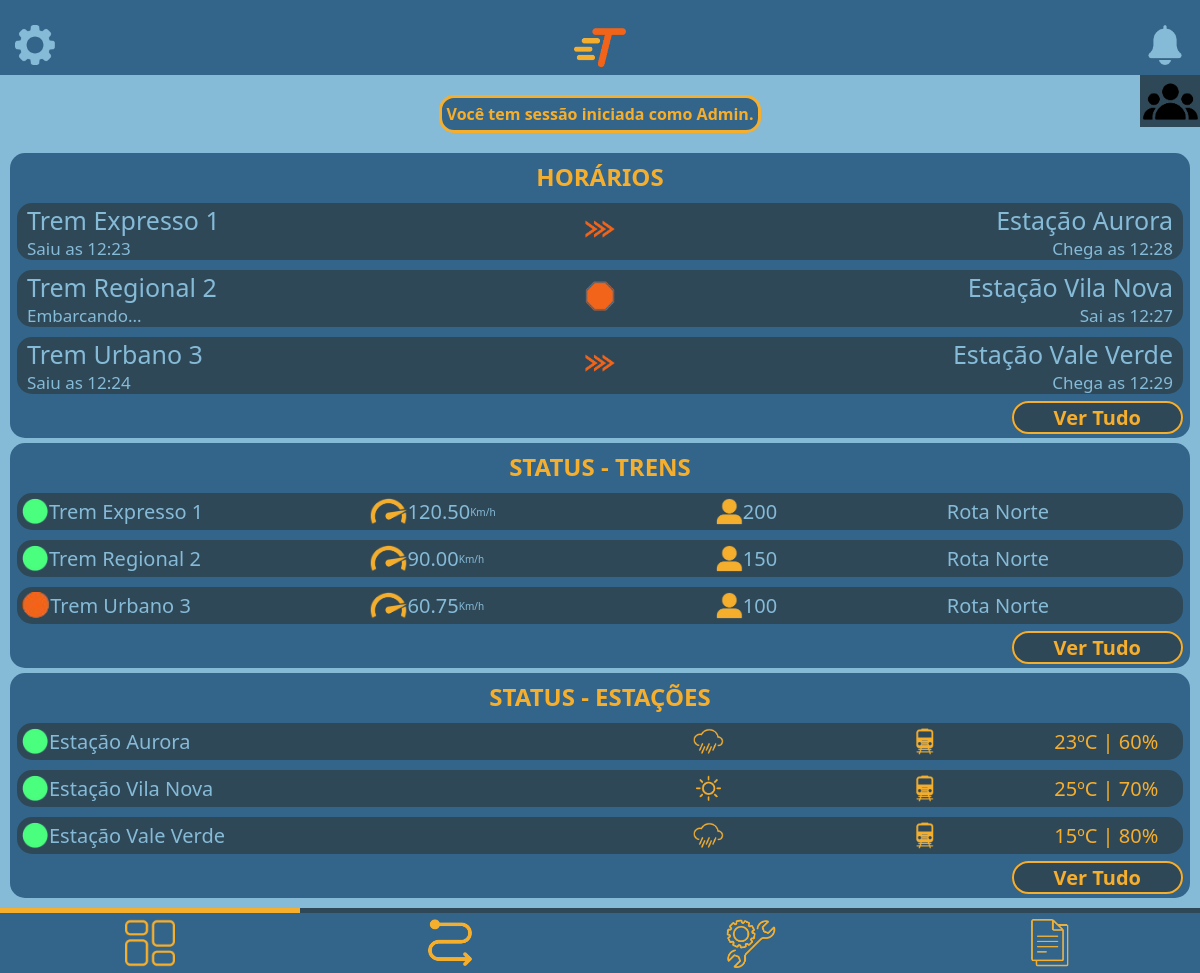
The page /sistema/private/user/dashboard/dashboard.php (signed in) on the database its author committed.
### tables this page shows
CREATE TABLE usuarios(
	id INT AUTO_INCREMENT NOT NULL PRIMARY KEY,
    cargo ENUM('Administrador', 'Mecânico', 'Faxineiro', 'Supervisor', 'Operário', 'Piloto') NOT NULL,
    salario DECIMAL(10, 2) NOT NULL,
    genero ENUM('Feminino', 'Masculino', 'Prefiro não dizer', 'Outro') NOT NULL,
    dataNascimento DATE NOT NULL,
    senha VARCHAR(255) NOT NULL,
    email VARCHAR(255) NOT NULL,
    nome VARCHAR(120) NOT NULL,
    cpf VARCHAR(11) UNIQUE NOT NULL,
    tipo ENUM('admin', 'funcionario') NOT NULL,
    temTFA boolean,
    cep VARCHAR(8) NOT NULL,
    rua VARCHAR(255),
    cidade VARCHAR(255),
    estado VARCHAR(255),
    numero INT,
    imagemPerfil VARCHAR(120) NULL
);

CREATE TABLE estacoes(
	id INT AUTO_INCREMENT NOT NULL PRIMARY KEY,
    nomeEstacao ENUM('Estação Aurora', 'Estação Vila Nova', 'Estação Vale Verde', 'Estação São Pedro') NOT NULL,
    temperatura DECIMAL NOT NULL,
    umidade DECIMAL NOT NULL,
    estaChovendo BOOLEAN NOT NULL
);

### sistema/private/user/dashboard/dashboard.php (the view, shortened to what this page needs)
<?php
include '../../conexao/conexao.php';
$id = $_SESSION['user_id'];
$sqlUsers = "SELECT nome FROM usuarios WHERE id=$id LIMIT 3";
$resultUsers = $conn->query($sqlUsers);
$user = $resultUsers->fetch_assoc();
$sqlTrens = 'SELECT trens.nome AS nomeTrem, rotas.nome AS nomeRota, ativo, quantidadePassageiros, velocidade, idRota, horaSaida, parado, idEstacao FROM trens INNER JOIN rotas ON rotas.id = idRota LIMIT 3';
$resultTrens = $conn->query($sqlTrens);
$resultTrens2 = $conn->query($sqlTrens);
$sqlEstacoes = 'SELECT id, nomeEstacao, temperatura, estaChovendo, umidade FROM estacoes LIMIT 3';
$resultEstacoes = $conn->query($sqlEstacoes);
?>
<!DOCTYPE html>
<html lang="pt-BR">
<head>
    <link rel="stylesheet" href="../../../style/style.css">
</head>
<body>
    <header class="headerPrincipal">
    <a href="../../../private/<?php if($_SESSION['tipo'] == 'admin'){echo 'admin/config/configAdmin.php';} else {echo 'user/config/configFuncionario.php';}?>"><img src="../../../assets/icons/header/engrenagemIcone.png" alt="Configurações"></a>
    <img src="../../../assets/logos/logoPequena.png" alt="Logo">
    <a href="../alertas.php"><img src="../../../assets/icons/header/sinoIcone.png" alt="Notificações"></a>
</header>
    <a href="usuarios.php"><div class='quadradoUsuarios'>
        <img id="iconeUsuarios" src="../../../assets/icons/dashboard/botaoVisualizarUsuarios.png" alt="Botão para visualizar usuários">
    </div>
    </a>
     <h4 class="flexCentro" style="background-color: #33658a; width:fit-content; text-align:center; margin:20px auto; padding: 5px; border: solid 3px #f6ae2d; border-radius: 15px; color:#f6ae2d; max-width: 60%;">Você tem sessão iniciada como <?=$user['nome']?>.</h4>
     <section class="secaoInfo">
        <h2>HORÁRIOS</h2>
        <?php
            while ($row = $resultTrens2->fetch_assoc()) {
                $idEstacao = $row['idEstacao'];
                $queryEstacao = "SELECT nomeEstacao FROM estacoes WHERE id = $idEstacao";
                $est = ($conn->query($queryEstacao))->fetch_assoc();
                $horaSaida = substr($row['horaSaida'], 0, -3);
                $timestamp = strtotime(date($row['horaSaida']));
                $novo_timestamp = strtotime('+5 minutes', $timestamp);
                $chegadaEstimada = date('H:i', $novo_timestamp);
                echo "<div class='dadoInfo dashboard'>
                <div class='dadoInfoLeft'>
                    <p class='textoPrincipalDado'>{$row['nomeTrem']}</p>";
                    if($row['parado']){
                        echo "<p class='textoSecundarioDado'>Embarcando...</p>";
                    }else{
                        echo "<p class='textoSecundarioDado'>Saiu as {$horaSaida}</p>";
                    }
                    echo "
                </div>
                <div class='dadoInfoCenter'>";
                    if($row['parado']){
                        echo "<img src='../../../assets/icons/dashboard/paradoIcone.png' alt='iconeParado'>";
                    }else{
                        echo "<img src='../../../assets/icons/dashboard/trafegandoIcone.png' alt='iconeTrafegando'>";
                    }
                    echo "
                </div>
                <div class='dadoInfoRight'>
                    <p class='textoPrincipalDado'>{$est['nomeEstacao']}</p>";
                    if($row['parado']){
                        echo "<p class='textoSecundarioDado'>Sai as {$horaSaida}</p>";
                    }else{
                        echo "<p class='textoSecundarioDado'>Chega as $chegadaEstimada</p>";
                    }
                    echo "
                </div>
            </div>";
            }
            ?>
        <div class="textoDireita">
            <a href="horarios.php" class="botaoAmarelo">Ver Tudo</a>
        </div>
    </section>
    <section class="secaoInfo">
        <h2>STATUS - TRENS</h2>
        <?php
            while ($row = $resultTrens->fetch_assoc()) {
                echo "<div class='dadoStatusTrens'>
                <div class='tremStatus1'>";
                if($row['ativo']){
                    echo "<img src='../../../assets/icons/dashboard/circuloVerdeIcone.png' alt='simboloStatusVerde'>";
                }else{
                    echo "<img src='../../../assets/icons/dashboard/circuloLaranjaIcone.png' alt='simboloStatusVermelho'>";
                }
                echo "
                <p>{$row['nomeTrem']}</p>
                </div>
                <div class='tremStatus2'>
                    <img src='../../../assets/icons/dashboard/velocidadeIcone.png' alt='simboloVelocidade'>
                    <p>{$row['velocidade']}</p>
                    <p class='textSize-10'>Km/h</p>
                </div>
                <div class='tremStatus3'>
                    <img src='../../../assets/icons/dashboard/pessoaIcone.png' alt='simboloPessoa'>
                    <p>{$row['quantidadePassageiros']}</p>
                </div>
                <div class='tremStatus4'>
                    <p>{$row['nomeRota']}</p>
                </div>
            </div>";
            }
            ?>
        <div class="textoDireita">
            <a href="statusTrens.php" class="botaoAmarelo">Ver Tudo</a>
        </div>
    </section>
    <section  class="secaoInfo">
        <h2>STATUS - ESTAÇÕES</h2>
        <?php
            while ($row = $resultEstacoes->fetch_assoc()) {
                $id = $row['id'];
                $queryTrem = "SELECT idEstacao FROM trens WHERE idEstacao = $id";
                $existeTrem = ($conn->query($queryTrem))->fetch_assoc();
                echo "
                <div class='dadoStatusEstacoes'>
                <div>
                    <img src='../../../assets/icons/dashboard/circuloVerdeIcone.png' alt='simboloStatusVerde'>
                    <p>{$row['nomeEstacao']}</p>
                </div>
                <div>";
                if($row['estaChovendo']){
                    echo "<div class='iconeETempStatusEstacoes'><img src='../../../assets/icons/dashboard/chuvaIcone.png' alt='Ícone de chuva'></div>";
                }else{
                    echo "<div class='iconeETempStatusEstacoes'><img src='../../../assets/icons/dashboard/solIcone.png' alt='Ícone de sol'></div>";
                }
                if($existeTrem){
                    echo "<div class='iconeETempStatusEstacoes'><img src='../../../assets/icons/dashboard/comTremIcone.png' alt='Ícone de trem'></div>";
                }else{
                    echo "<div class='iconeETempStatusEstacoes'><img src='../../../assets/icons/dashboard/semTremIcone.png' alt='Ícone de sem trem'></div>";
                }
                    echo "
                    <p class='iconeETempStatusEstacoes'>{$row['temperatura']}ºC | {$row['umidade']}%</p>
                </div>
            </div>
                ";
            }
            ?>
        <div class="textoDireita">
            <a href="statusEstacoes.php" class="botaoAmarelo">Ver Tudo</a>
        </div>
    </section>
    <div class="espacoFooterPrincipal"></div>
    <footer class="footerPrincipal">
        <div class="barraLinhaSelecao">
            <div class="linhaAmarela linhaPos1"></div>
        </div>
        <div class="navbar">
            <a href="dashboard.php"><img src="../../../assets/icons/footer/dashboardIcone.png" alt="Dashboard"></a>
            <a href="../gerenciadorDeRotas/gerenciarRotas.php"><img src="../../../assets/icons/footer/rotasIcone.png" alt="Rotas"></a>
            <a href="../manutencao/manutencao.php"><img src="../../../assets/icons/footer/manutencaoIcone.png" alt="Manutenção"></a>
            <a href="../relatorios/relatorios.php"><img src="../../../assets/icons/footer/relatoriosIcone.png" alt="Relatórios"></a>
        </div>
    </footer>
</body>
</html>

### sistema/style/style.css (style rules this page uses)
:root { --corAzulNormal: #33658a; --corAzulEscuro: #2f4858; --corAmarelo: #f6ae2d; --corAzulClaro: #86bbd8; --fonte-Segoe: 'Segoe UI', Tahoma, Geneva, Verdana, sans-serif; --fonte-OpenSans: OpenSans, Arial, Helvetica, sans-serif; --corLaranja: #f26419; }
.flexCentro { display: flex; justify-content: center; align-items: center; }
.textoDireita { text-align: right; }
.textSize-10 { font-size: 10px; }
body { background-color: var(--corAzulClaro); margin: 0; min-height: 100vh; font-family: var(--fonte-Segoe); }
.headerPrincipal { background-color: var(--corAzulNormal); display: flex; justify-content: space-between; align-items: center; position: relative; padding: 25px 15px 5px 15px; }
.headerPrincipal img { height: 40px; }
.espacoFooterPrincipal { height: 70px; }
.footerPrincipal { position: fixed; width: 100%; bottom: 0; }
.footerPrincipal .navbar { background-color: var(--corAzulNormal); justify-content: center; display: flex; }
.navbar img { margin: 5px 17px; height: 50px; }
.navbar a { width: 25%; display: flex; justify-content: center; }
.barraLinhaSelecao { background-color: var(--corAzulEscuro); }
.linhaAmarela { background-color: var(--corAmarelo); padding-top: 5px; }
.linhaPos1 { margin-right: 75%; }
.secaoInfo { background-color: var(--corAzulNormal); border-radius: 15px; margin: 5px 10px; padding: 7px; text-align: center; }
.secaoInfo h2 { color: var(--corAmarelo); margin: 0 0 10px 0; }
.dadoInfo { background-color: var(--corAzulEscuro); color: var(--corAzulClaro); display: flex; align-items: center; border-radius: 15px; margin-bottom: 10px; }
.dashboard img { width: 30px; }
.textoSecundarioDado { font-size: 17px; margin: 0; }
.textoPrincipalDado { font-size: 25px; margin: 0; }
.dadoInfoLeft { text-align: left; margin-left: 10px; width: 45%; }
.dadoInfoCenter { width: 10%; }
.dadoInfoRight { text-align: right; margin-right: 10px; width: 45%; }
.botaoAmarelo { text-decoration: none; color: var(--corAmarelo); font-weight: bold; background-color: var(--corAzulEscuro); font-size: 20px; padding: 1px 40px; border: solid 2px var(--corAmarelo); border-radius: 20px; cursor: pointer; }
.dadoStatusTrens { display: flex; background-color: var(--corAzulEscuro); color: var(--corAzulClaro); align-items: center; font-size: 20px; font-weight: 500; padding: 5px; border-radius: 15px; margin-bottom: 10px; }
.dadoStatusTrens img, .dadoStatusEstacoes img { height: 27px; }
.dadoStatusTrens p, .dadoStatusEstacoes p { margin: 0; }
.dadoStatusTrens div { display: flex; align-items: center; }
.tremStatus1, .tremStatus2 { width: 30%; }
.tremStatus3, .tremStatus4 { width: 20%; }
.dadoStatusEstacoes { display: flex; background-color: #2f4858; color: #86bbd8; align-items: center; font-size: 20px; font-weight: 500; padding: 5px; border-radius: 15px; margin-bottom: 10px; }
.dadoStatusEstacoes div { display: flex; align-items: center; width: 50%; }
.iconeETempStatusEstacoes { display: flex; justify-content: center; text-align: center; width: 33%; color: #f6ae2d; }
.quadradoUsuarios { display: flex; background-color: var(--corAzulEscuro); align-items: center; justify-content: center; position: absolute; top: 5; right: 0; width: 60px; height: 52px; }
#iconeUsuarios { width: 55px; }

### rows shown on the page
usuarios: nome "Admin"
estacoes: nomeEstacao "Estação Aurora", estaChovendo 1 (drawn), temperatura "23", umidade "60"
estacoes: nomeEstacao "Estação Vila Nova", estaChovendo 0 (drawn), temperatura "25", umidade "70"
estacoes: nomeEstacao "Estação Vale Verde", estaChovendo 1 (drawn), temperatura "15", umidade "80"

### other values the page prints
$row['nomeTrem'] "Trem Expresso 1"
$horaSaida "12:23"
$chegadaEstimada "12:28"
$row['nomeTrem'] "Trem Regional 2"
$horaSaida "12:27"
$row['nomeTrem'] "Trem Urbano 3"
$horaSaida "12:24"
$chegadaEstimada "12:29"
$row['velocidade'] "120.50"
$row['quantidadePassageiros'] "200"
$row['nomeRota'] "Rota Norte"
$row['velocidade'] "90.00"
$row['quantidadePassageiros'] "150"
$row['velocidade'] "60.75"
$row['quantidadePassageiros'] "100"
